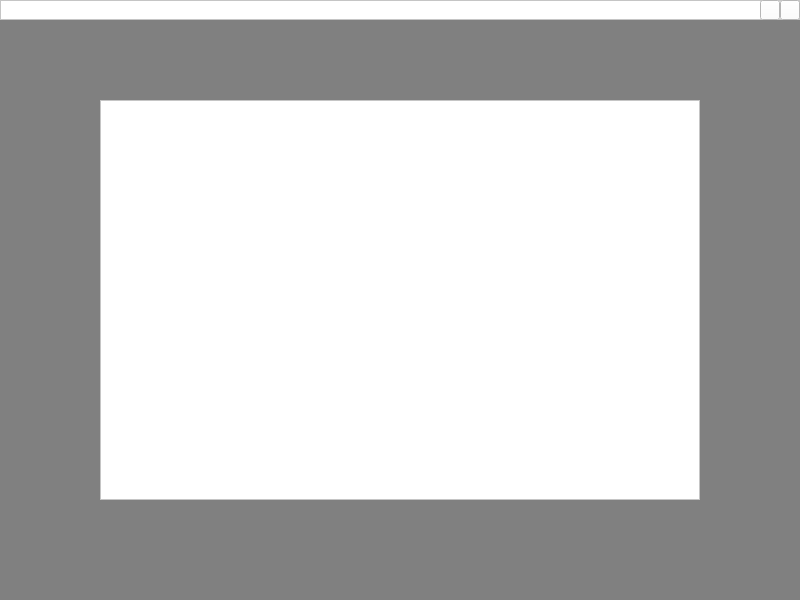
<?xml version="1.0" encoding="UTF-8"?>
<ui version="4.0">
 <class>LoginPage</class>
 <widget class="QMainWindow" name="LoginPage">
  <property name="geometry">
   <rect>
    <x>0</x>
    <y>0</y>
    <width>800</width>
    <height>600</height>
   </rect>
  </property>
  <property name="windowTitle">
   <string>Rugram</string>
  </property>
  <property name="layoutDirection">
   <enum>Qt::LeftToRight</enum>
  </property>
  <property name="styleSheet">
   <string notr="true">background-color: gray</string>
  </property>
  <property name="dockOptions">
   <set>QMainWindow::AllowTabbedDocks|QMainWindow::AnimatedDocks</set>
  </property>
  <widget class="QWidget" name="centralwidget">
   <widget class="QFrame" name="frame">
    <property name="geometry">
     <rect>
      <x>100</x>
      <y>100</y>
      <width>600</width>
      <height>400</height>
     </rect>
    </property>
    <property name="styleSheet">
     <string notr="true">background-color: white;

</string>
    </property>
    <property name="frameShape">
     <enum>QFrame::StyledPanel</enum>
    </property>
    <property name="frameShadow">
     <enum>QFrame::Raised</enum>
    </property>
   </widget>
   <widget class="QFrame" name="fSideBar">
    <property name="geometry">
     <rect>
      <x>0</x>
      <y>0</y>
      <width>800</width>
      <height>20</height>
     </rect>
    </property>
    <property name="styleSheet">
     <string notr="true">background-color: white</string>
    </property>
    <property name="frameShape">
     <enum>QFrame::StyledPanel</enum>
    </property>
    <property name="frameShadow">
     <enum>QFrame::Raised</enum>
    </property>
    <widget class="QPushButton" name="pbCloseWindow">
     <property name="geometry">
      <rect>
       <x>780</x>
       <y>0</y>
       <width>20</width>
       <height>20</height>
      </rect>
     </property>
     <property name="text">
      <string/>
     </property>
     <property name="icon">
      <iconset>
       <normaloff>res/close-window-50.png</normaloff>res/close-window-50.png</iconset>
     </property>
    </widget>
    <widget class="QPushButton" name="pbMinimizeWindow">
     <property name="geometry">
      <rect>
       <x>760</x>
       <y>0</y>
       <width>20</width>
       <height>20</height>
      </rect>
     </property>
     <property name="text">
      <string/>
     </property>
     <property name="icon">
      <iconset>
       <normaloff>res/minimize-window-50.png</normaloff>res/minimize-window-50.png</iconset>
     </property>
    </widget>
   </widget>
  </widget>
 </widget>
 <resources/>
 <connections/>
</ui>
